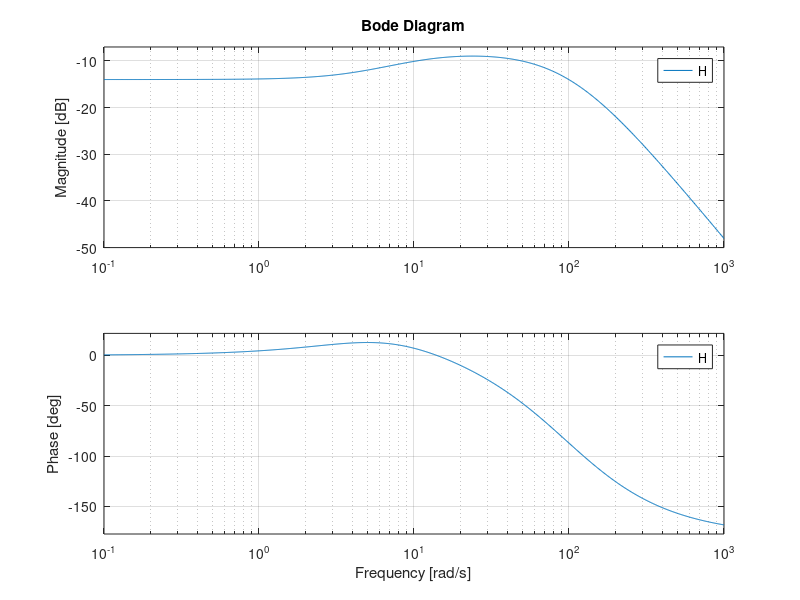

Recreate this plot in MATLAB.
% %% Now do the bode plot from scratch
% f0=1;                  % Start Freq
% f1=10e4;               % End Freq
% Lg0=log10(f0);         % log of Start Freq
% Lg1=log10(f1);         % log End Freq
% Lgf=(Lg0:0.1:Lg1)';    % Equally spaced freqs in log
% Frq5=10.^Lgf;          % frequencies not these are equally spaced in log
% %% set up the complex radian freq
% s5=2*pi*1i*Frq5;
% %% compute the gain
% Gan5=1./(Tau*s5+1);
% % compute abs value and angle
% GanMag5=abs(Gan5);
% Ang5=angle(Gan5)*360/(2*pi);
% % convert gain to dB
% Mag5=20*log10(GanMag5);
% %% plot using subplots
% figure(400)
% subplot(2,1,1);
% semilogx(Frq5, Mag5)
% grid on
% ylabel('Spectrum Magnitude')
% subplot(2,1,2);
% semilogx(Frq5, Ang5)
% grid on
% xlabel('Frequency (Hz)')
% ylabel('Spectrum Angle')
% tmp=0;


H = tf([4000, 4000*5],[1, 210,12e3, 1e5]);
bode(H)

